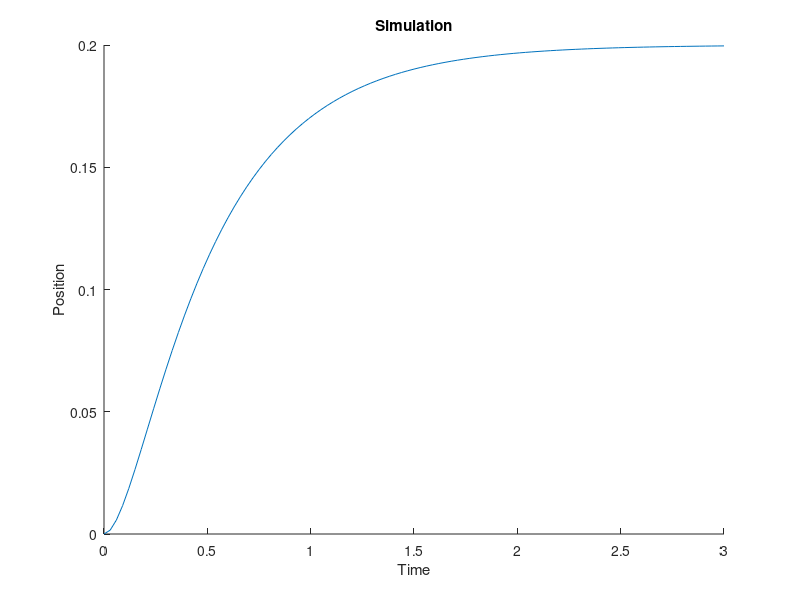

Write the MATLAB code that produced this figure.
%% Constants
Kg = 33.3; %Gear Ratio
Km = 0.0401; %Motor Constant [NM\amp]
Rm  = 19.2; %Armature Resitance (Output motor resistance) [ohms]
L = 0.45; %Link length [m0]
Marm = 0.060; %Mass of ruler
Mtip = 0.05; %Tip mass [kg]
Jhub = 0.0005;
Jextra = 0.2*0.2794^2;
Jload = 0.0015;
Jarm = (Marm*L^2)/3; %Link Rigid body of inertia
Jm = Mtip*L^2; %Tip mass inertia
Jl = Jarm+Jm; %Inertia of flex link and mass
J = Jhub+Jload+Jextra; %Moment of inertia about the shaft [Kgm^2]
fc = 1.8; %Natural Frequency [Hz]
Kstiff = (2*pi*fc)^2*(Jl);

%% Closed Loop System
Kd = 1.5;
Kp = 5;
num = (Kg*Km)/(J*Rm);
d2 = 1; %s^2 coeff
d1 = (((Kg^2)*(Km^2))/(J*Rm))+((Kd*Kg*Km)/(J*Rm));
d0 = (Kp*Kg*Km)/(J*Rm);
den = [d2 d1 d0];
sysTF = tf(num,den);


%% Step Response
[x,t] = step(sysTF);

figure()
hold on
plot(t,x);
title('Simulation');
xlabel('Time');
ylabel('Position');
hold off
